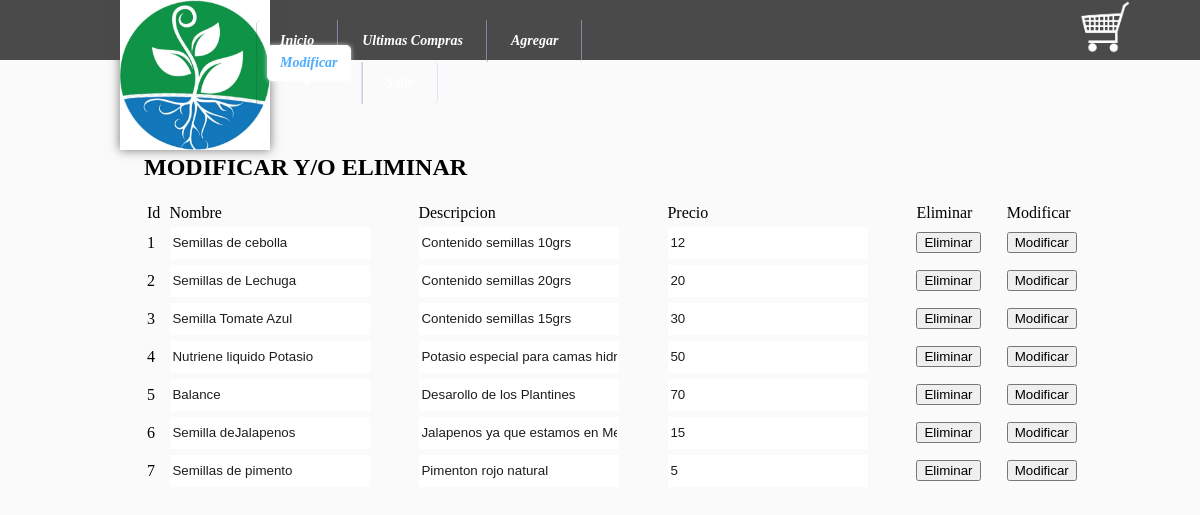
/admin/adm/modificar.php, run on an earlier commit of the app's database.
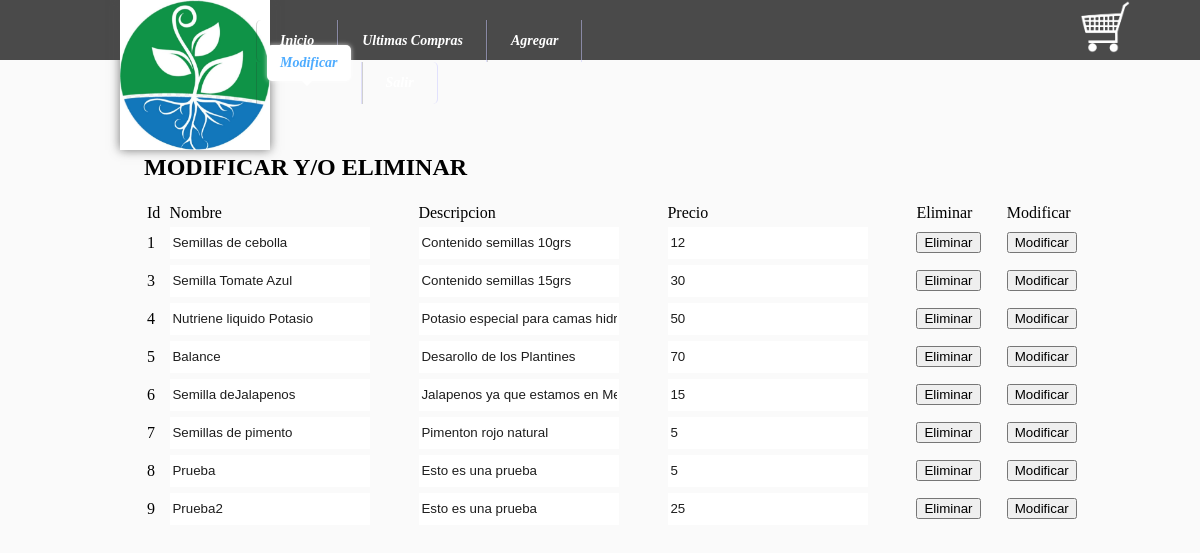
And on a later commit of the database.
### tables this page shows
CREATE TABLE `productos` (
  `id` int(11) NOT NULL,
  `nombre` text NOT NULL,
  `descripcion` text NOT NULL,
  `imagen` text NOT NULL,
  `precio` double NOT NULL,
  `tipo` int(11) NOT NULL
);

### admin/adm/modificar.php (the view, shortened to what this page needs)
<?php
	$link=Conectarse();
?>
<!DOCTYPE html>
<html lang="es">
<head>
	<link rel="stylesheet" type="text/css" href="../css/estilos.css">
</head>
<body>
	<header>
		<img src="../imagenes/hidrologo.jpg" id="logo">
		<a href="../carritodecompras.php" title="ver carrito de compras">
			<img src="../imagenes/carrito.png">
		</a>
	</header>
	<section>
		<nav class="menu2">
			<menu>
				<li><a href="../">Inicio</a></li>
				<li><a href="../admin.php">Ultimas Compras</a></li>
	    		<li><a href="./agregarproducto.php" >Agregar</a></li>
	    		<li><a href="./modificar.php" class="selected">Modificar</a></li>
	    		<li><a href="./login/cerrar.php">Salir</a></li>
			</menu>
		</nav>
		<h1>MODIFICAR Y/O ELIMINAR</h1>
		<table width="100%">
			<tr>
				<td>Id</td>
				<td>Nombre</td>
				<td>Descripcion</td>
				<td>Precio</td>
				<td>Eliminar</td>
				<td>Modificar</td>
			</tr>
		<?php
			$resultado=mysqli_query($link,"select * from productos");
			while($row=mysqli_fetch_array($resultado)){
				echo '
				<tr>
					<td>
						<input type="hidden" value="'.$row[0].'">'.$row[0].'
						<input type="hidden" class="imagen" value="'.$row[3].'">
					</td>
					<td><input type="text" class="nombre" value="'.$row[1].'"></td>
					<td><input type="text" class="descripcion" value="'.$row[2].'"></td>
					<td><input type="text" class="precio" value="'.$row[4].'"></td>
					<td><button class="eliminar" data-id="'.$row[0].'">Eliminar</button></td>
					<td><button class="modificar" data-id="'.$row[0].'">Modificar</button></td>
				</tr>
				';
			}
		?>
	</table>
	</section>
</body>
</html>

### admin/css/estilos.css (style rules this page uses)
html { padding: 0px; margin: 0px; }
body { background-color: #fafafa; padding: 0px; margin: 0px; }
header { width: 100%; height: 60px; background-color: #4a4a4a; color:white; }
a { color: #4a4a4a; font-weight: bolder; font-size: 1.2rem; text-decoration: none; }
header a { width: 50px; left: 90%; display: inline-block; vertical-align: top; position: fixed; z-index: 2; background-color: #4a4a4a; }
header a img { width: 100%; }
section { width: 80%; min-height: 500px; padding: 2%; margin:0 auto; margin-left: 10%; margin-top: 50px; }
#logo { width: 150px; height: 150px; display: inline-block; vertical-align: top; position:absolute; z-index: 2; left: 10%; -webkit-box-shadow: 0px 0px 10px rgba(74, 74, 74, 0.75); -moz-box-shadow: 0px 0px 10px rgba(74, 74, 74, 0.75); box-shadow: 0px 0px 10px rgba(74, 74, 74, 0.75); }
nav { width : 35%; position: absolute; z-index: 3; left: 18%; top:.5%; }
menu:after , menu:before { display : block; content : ' '; }
menu:after { clear : both; }
li { list-style-type : none; float : left; cursor : pointer; padding : 3px 10px; }
li:first-child { border-radius : 5px 0 0 5px; }
li:last-child { border-radius : 0 5px 5px 0; }
li a { display : block; padding : 10px 13px; font-size : 26px; text-decoration : none; border-radius : 5px; position : relative; top : 0; color : #FFF; transition : all .4s; }
li a:after { display : block; content : ''; position : absolute; top : 100%; left : 42%; border-style : solid; border-color : transparent; border-width : 5px 5px 0 5px; transition : all .4s; }
.menu2 a { font-family : georgia; font-size : 14px; font-style : italic; text-transform : capitalize; }
.menu2 li { border-right : 1px solid rgba(200,200,255,0.5); border-left : 1px solid rgba(40,40,40,0.2); }
.selected { top : -20px; color : #4eacff; background-color: #fff; box-shadow : 0 0 5px 0 rgba(255, 255, 255, 0.7); transition : all .4s; }
.selected:after { border-color : white transparent transparent transparent; transition : all .4s; }
input { width: 80%; height: 30px; border:1px solid #fafafa; color:#1e1e1e; }

What changed in the data, as far as the page shows it:
removed productos: id "2", nombre "Semillas de Lechuga", descripcion "Contenido semillas 20grs", precio "20"
added productos: id "8", nombre "Prueba", descripcion "Esto es una prueba", precio "5"
added productos: id "9", nombre "Prueba2", descripcion "Esto es una prueba", precio "25"
